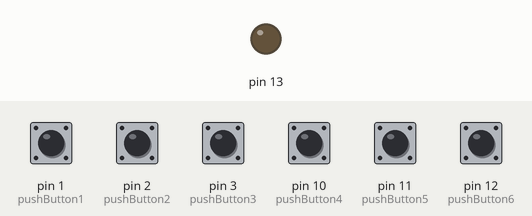
The sketch below on a simulated Arduino Uno, built with avr-gcc and run on an emulated ATmega328P. Parts: output pins drawn as LEDs (lit = HIGH). The inputs (shaded band) are chosen by the test bench; at power-on: pin 1 (pushButton1), pin 2 (pushButton2), pin 3 (pushButton3), pin 10 (pushButton4), pin 11 (pushButton5), pin 12 (pushButton6) HIGH.

Above: at 1.2 s.
1.3 s: pin 1 (pushButton1) pulled LOW for 0.25 s
At 1.5 s:
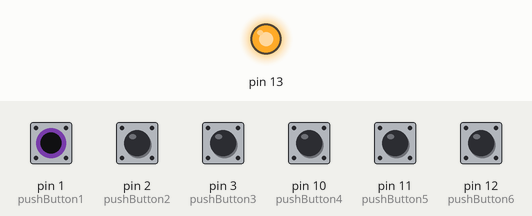
Timing chart, 0 to 4.3 s (numbered marks = the images above; inputs shaded):
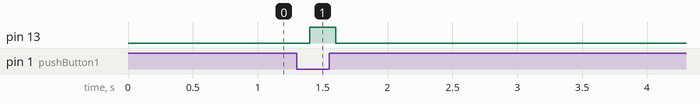

Measured:
- after the input at 1.3 s, pin 13: LOW → HIGH after 0.10 s, → LOW 0.20 s later

The sketch:

button_solder_test.ino
```cpp
int pushButton1 = 1; //read digital input pin 2
int pushButton2 = 2; //read digital input pin 3
int pushButton3 = 3;
int pushButton4 = 10;
int pushButton5 = 11;
int pushButton6 = 12;
int prevValue1 = 0;
int prevValue2 = 0;
int prevValue3 = 0;
int prevValue4 = 0;
int prevValue5 = 0;
int prevValue6 = 0;


void setup() {
  // put your setup code here, to run once:
  pinMode(pushButton1, INPUT_PULLUP); //make pushbutton pin an input
  pinMode(pushButton2, INPUT_PULLUP);
  pinMode(pushButton3, INPUT_PULLUP);
  pinMode(pushButton4, INPUT_PULLUP);
  pinMode(pushButton5, INPUT_PULLUP);
  pinMode(pushButton6, INPUT_PULLUP);
  pinMode(13, OUTPUT);
}

void loop() {
  // put your main code here, to run repeatedly:
  int buttonState1 = digitalRead(pushButton1); //read input pin
  int buttonState2 = digitalRead(pushButton2);
  int buttonState3 = digitalRead(pushButton3);
  int buttonState4 = digitalRead(pushButton4);
  int buttonState5 = digitalRead(pushButton5);
  int buttonState6 = digitalRead(pushButton6);

  if(buttonState1 == 0 && prevValue1 == 1) {
    Serial.println(buttonState1);
    digitalWrite(13, HIGH); //checks its working with teensy led
  }

   if(buttonState1 == 1 && prevValue1 == 0) {
    Serial.println(buttonState1);
    digitalWrite(13, LOW); //checks its working with teensy led
  }

  if(buttonState2 == 0 && prevValue2 == 1) {

    digitalWrite(13, HIGH); //checks its working with teensy led
  }

  if(buttonState2 == 1 && prevValue2 == 0) {

    digitalWrite(13, LOW); //checks its working with teensy led
  }

  if(buttonState3 == 0 && prevValue3 == 1) {

    digitalWrite(13, HIGH); //checks its working with teensy led
  }

  if(buttonState3 == 1 && prevValue3 == 0) {

    digitalWrite(13, LOW); //checks its working with teensy led
  }

  if(buttonState4 == 0 && prevValue4 == 1) {

    digitalWrite(13, HIGH); //checks its working with teensy led
  }

   if(buttonState4 == 1 && prevValue4 == 0) {

    digitalWrite(13, LOW); //checks its working with teensy led
  }

  if(buttonState5 == 0 && prevValue5 == 1) {

    digitalWrite(13, HIGH); //checks its working with teensy led
  }

  if(buttonState5 == 1 && prevValue5 == 0) {

    digitalWrite(13, LOW); //checks its working with teensy led
  }

  if(buttonState6 == 0 && prevValue6 == 1) {

    digitalWrite(13, HIGH); //checks its working with teensy led
  }

  if(buttonState6 == 1 && prevValue6 == 0) {

    digitalWrite(13, LOW); //checks its working with teensy led
  }
//SET PREV VALUES TO BUTTON STATES
  prevValue1 = buttonState1;
  prevValue2 = buttonState2;
  prevValue3 = buttonState3;
  prevValue4 = buttonState4;
  prevValue5 = buttonState5;
  prevValue6 = buttonState6;

  delay(200);


}
```
